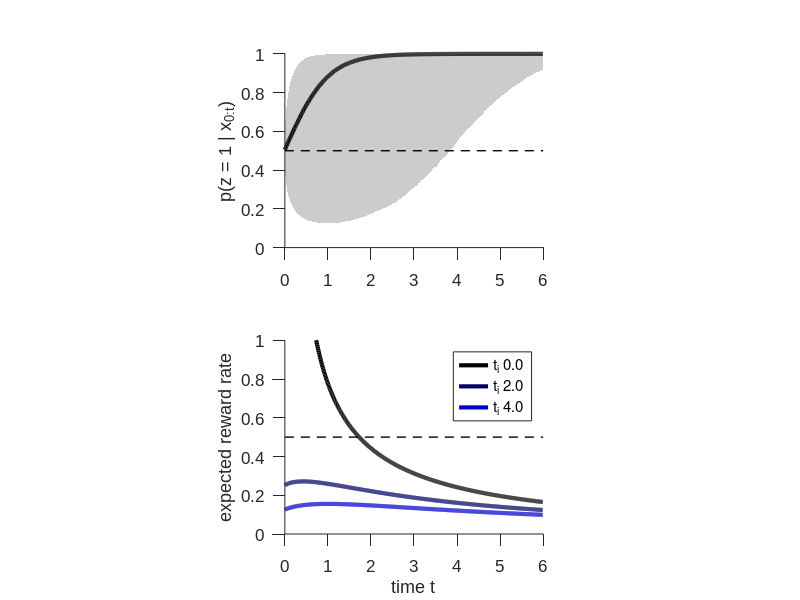

MATLAB code for this plot:
function loss_rr(t, sig2)
%% plots the expected reward rate over time
%
% The function assumes momentary evidence dx generated by 
% p(dx | z dt, sig2 dt)
% with z=1. Decisions are based on the posterior over z=1 that considers
% both z=1 and z=-1.
%
% The function runs 10^5 simulations in parallel, and shows median and
% the 2.5 and 97.5 percentiles of the posterior across simulations.
% Furthermore, it shows the expected reward rate over time, assuming no
% accumulation cost, and different inter-trial intervals 0, 2, and 4.
%
% t determines the accumulation time, and sig2 the task difficulty
% (small/large sig2 = easy/hard task). If not given, t defaults to 6 and
% sig2 to 1^2.

%% settings
% time discretisation
dt = 0.01;
% observation time
if nargin < 1, t = 6; end
% task difficulty (small/large sig2 = easy/hard task)
if nargin < 2, sig2 = 1^2; end
% number of parallel simulations
sim_num = 10^5;
% cost
c = 0;
% inter-trial intervals
itis = [0, 2, 4];
iti_num = length(itis);
% iti colours, from black to blue
iti_cols = [zeros(iti_num, 2) linspace(0, 0.8, iti_num)'];


%% discretise time
N = ceil(t / dt);
t = N * dt;
ts = 0:dt:(t-dt);


%% draw momenary evidence, compute suff. states, belief, choices
xs = dt + sqrt(sig2 * dt) * randn(sim_num, N);
Xs = cumsum(xs, 2);
pz1gx = 1 ./ (1 + exp(- 2 * Xs / sig2));
% expected reward (avg.) is just average belief minus cost
er = mean(pz1gx, 1) - c * ts;
% expected trial time is accumulation time + iti
tt = bsxfun(@plus, ts, itis');
% reward rate is fraction of the two
rr = bsxfun(@rdivide, er, tt);


%% plot results
figure('Color', 'white');

% posterior over time
subplot(2, 1, 1);  hold on;
xlim([0 t]);  ylim([0 1]);
pz1gx_median = prctile(pz1gx, 50, 1);
pz1gx_p25 = prctile(pz1gx, 2.5, 1);
pz1gx_p975 = prctile(pz1gx, 97.5, 1);
patch([ts fliplr(ts)], [pz1gx_p25 fliplr(pz1gx_p975 )], ...
      [1 1 1]*0.8, 'EdgeColor', 'none');
plot(ts, pz1gx_median, 'k-', 'LineWidth', 3);
% guides
plot(xlim, [0.5 0.5], 'k--', 'LineWidth', 1);
% labels
ylabel('p(z = 1 | x_{0:t})');
set(gca,'Layer','top','Box','off','PlotBoxAspectRatio',[4/3,1,1],...
        'FontName','Arial','FontSize',12,...
        'TickDir','out','TickLength',[1 1]*0.02,'XTick',0:floor(t));

% expected reward
subplot(2, 1, 2);  hold on;
xlim([0 t]);  ylim([0 1]);
legendstr = {};
for iti_idx = 1:iti_num
    plot(ts, rr(iti_idx, :), '-', 'LineWidth', 3, 'Color', iti_cols(iti_idx, :));
    legendstr = cat(2, legendstr, sprintf('t_i %3.1f', itis(iti_idx)));
end
% guides
plot(xlim, [0.5 0.5], 'k--', 'LineWidth', 1);
% labels and legends
xlabel('time t');
ylabel('expected reward rate');
legend(legendstr, 'Location', 'NorthEast');
set(gca,'Layer','top','Box','off','PlotBoxAspectRatio',[4/3,1,1],...
        'FontName','Arial','FontSize',12,...
        'TickDir','out','TickLength',[1 1]*0.02,'XTick',0:floor(t));
